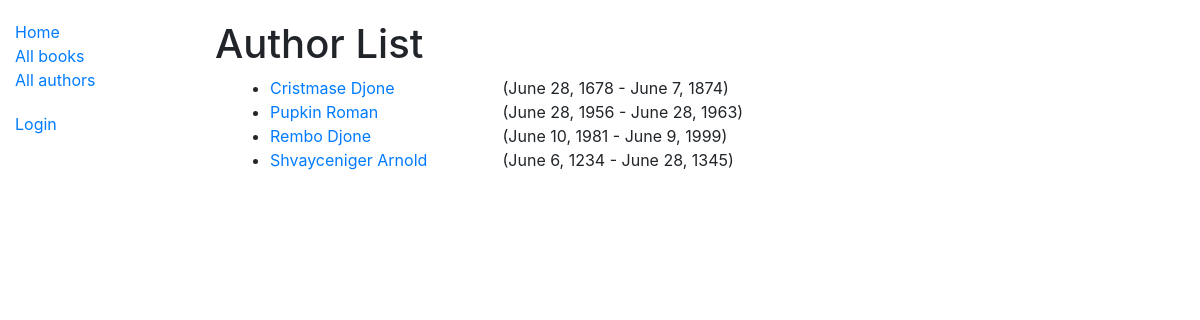
Page /catalog/authors/ on the earlier database version.
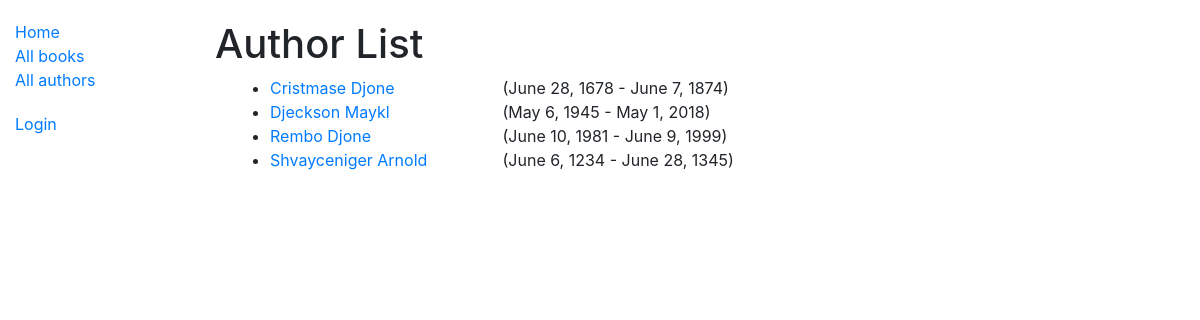
Same page on the later database version.
### catalog/models.py (models this page shows, shortened)
class Author(models.Model):
    first_name = models.CharField(max_length=100)
    last_name = models.CharField(max_length=100)
    date_of_birth = models.DateField(null=True, blank=True)
    date_of_death = models.DateField('died', null=True, blank=True)
    class Meta:
        ordering = ['last_name', 'first_name']
    def get_absolute_url(self):
        return reverse('author-detail', args=[str(self.id)])

### catalog/views.py (the view)
# urls.py: path('authors/', views.AuthorListView.as_view(), name='authors'),
class AuthorListView(generic.ListView):
    model = Author
    paginate_by = 10

### catalog/templates/catalog/author_list.html (shortened to what this page needs)
{% extends "base_generic.html" %}
{% block content %}
  <h1>Author List</h1>
  {% if author_list %}
    <div class="container">
      <ul>
        {% for author in author_list %}
          <div class="row">
            <div class="col-3">
              <li>
                <a href="{{ author.get_absolute_url }}">
                    {{ author.last_name }}
                    {{ author.first_name }}
                </a>
              </li>
            </div>
            <div class="col">
              ({{author.date_of_birth}} - {{author.date_of_death}})
            </div>
            <div class="col">
            </div>
          </div>
        {%endfor%}
      </ul>
  {% else %}
    <p>There are no authors in the library.</p>
  {% endif %}
{% endblock %}

Differences in the rows shown:
removed Author: last_name "Pupkin", first_name "Roman", date_of_birth "June 28, 1956", date_of_death "June 28, 1963"
added Author: last_name "Djeckson", first_name "Maykl", date_of_birth "May 6, 1945", date_of_death "May 1, 2018"
